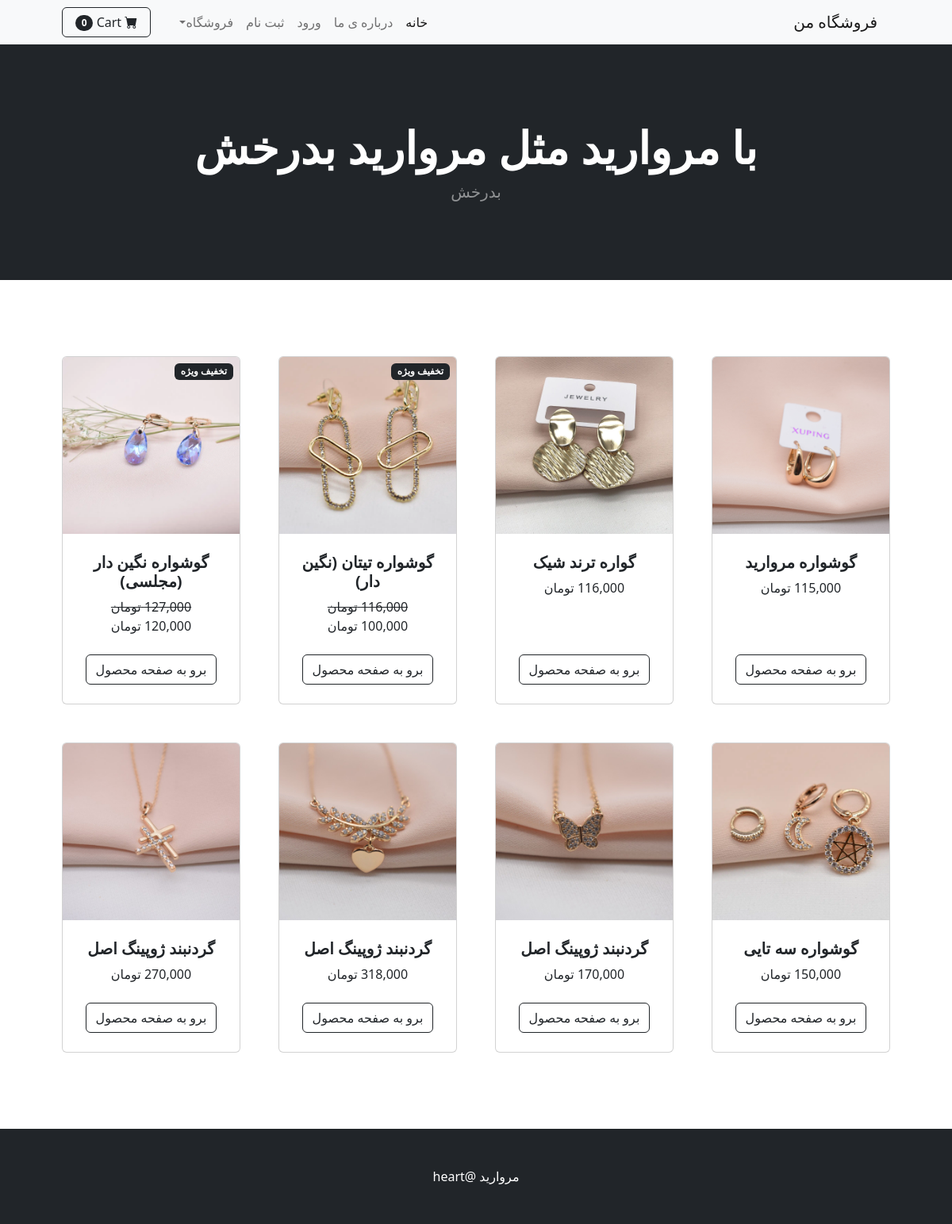
The page / on the database its author committed.
### shop/models.py (models this page shows, shortened)
class Product(models.Model):
    name = models.CharField(max_length=25)
    description= models.CharField(max_length=100,default='',blank=True,null=True)
    price =models.DecimalField(default=0,max_digits=50,decimal_places=0)
    category=models.ForeignKey(Category,on_delete=models.CASCADE,default=1)
    picture=models.ImageField(upload_to='upload/products/')
    is_sale=models.BooleanField(default=False)
    sale_price=models.DecimalField(default=0,max_digits=50,decimal_places=0)

### shop/views.py (the view)
# urls.py: path('',views.helloworld,name="home"),
def helloworld(request):
    all_products=Product.objects.all()
    return render(request, 'index.html', {'products':all_products})

### shop/templates/index.html (shortened to what this page needs)
{% extends "base.html" %}
{% load static %}
{% load humanize %}
{% block content %}
        <header class="bg-dark py-5">
            <div class="container px-4 px-lg-5 my-5">
                <div class="text-center text-white">
                    <h1 class="display-4 fw-bolder">با مروارید مثل مروارید بدرخش</h1>
                    <p class="lead fw-normal text-white-50 mb-0">بدرخش</p>
                </div>
            </div>
        </header>
        <section class="py-5">
            <div class="container px-4 px-lg-5 mt-5">
                <div class="row gx-4 gx-lg-5 row-cols-2 row-cols-md-3 row-cols-xl-4 justify-content-center">
                    {% for Item in products %}
                    {% if Item.is_sale %}
                    <div class="col mb-5">
                        <div class="card h-100">
                            <div class="badge bg-dark text-white position-absolute" style="top: 0.5rem; right: 0.5rem">تخفیف ویژه</div>
                            <img class="card-img-top" src="{{ Item.picture.url }}" alt="..." />
                            <div class="card-body p-4">
                                <div class="text-center">
                                    <h5 class="fw-bolder">{{ Item.name }}</h5>
                                    <strike>{{ Item.price | intcomma }} تومان</strike> <br>
                                      {{ Item.sale_price | intcomma }} تومان
                                </div>
                            </div>
                            <div class="card-footer p-4 pt-0 border-top-0 bg-transparent">
                                <div class="text-center"><a class="btn btn-outline-dark mt-auto" href="#">برو به صفحه محصول</a></div>
                            </div>
                        </div>
                    </div>
                    {% else %}
                    <div class="col mb-5">
                        <div class="card h-100">
                            <img class="card-img-top" src="{{ Item.picture.url }}" alt="..." />
                            <div class="card-body p-4">
                                <div class="text-center">
                                    <h5 class="fw-bolder">{{ Item.name }}</h5>
                                    {{ Item.price | intcomma }} تومان
                                </div>
                            </div>
                            <div class="card-footer p-4 pt-0 border-top-0 bg-transparent">
                                <div class="text-center"><a class="btn btn-outline-dark mt-auto" href="#">برو به صفحه  محصول</a></div>
                            </div>
                        </div>
                    </div>
                    {% endif %}
                    {% endfor %}
        </section>
        {% endblock %}

### rows shown on the page
Product: picture (picture), name "گوشواره مروارید", price "115,000"
Product: picture (picture), name "گواره ترند شیک", price "116,000"
Product: picture (picture), name "گوشواره تیتان (نگین دار)", price "116,000", sale_price "100,000"
Product: picture (picture), name "گوشواره نگین دار (مجلسی)", price "127,000", sale_price "120,000"
Product: picture (picture), name "گوشواره سه تایی", price "150,000"
Product: picture (picture), name "گردنبند ژوپینگ اصل", price "170,000"
Product: picture (picture), name "گردنبند ژوپینگ اصل", price "318,000"
Product: picture (picture), name "گردنبند ژوپینگ اصل", price "270,000"
